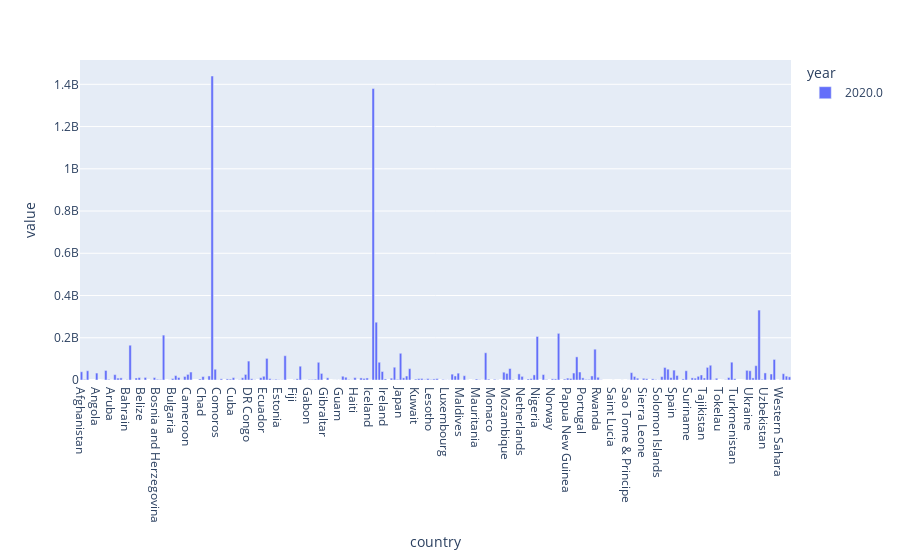

The code cell stored with this chart in its notebook:
### Code cell
pivot[pivot.index.isin([2020])].T.plot(kind='bar')

### Figure 1 — Plotly figure (JSON) as saved in the notebook; plotly's stock layout.template omitted (floating-point values rounded to 4 significant figures; data arrays with more than 128 entries replaced by an {"elided": "..."} marker saying what was removed)
{"data": [{"hovertemplate": "year=2020.0<br>country=%{x}<br>value=%{y}<extra></extra>", "legendgroup": "2020.0", "marker": {"color": "#636efa", "pattern": {"shape": ""}}, "name": "2020.0", "orientation": "v", "showlegend": true, "textposition": "auto", "type": "bar", "x": {"elided": "234 str values"}, "xaxis": "x", "y": {"elided": "234 float values"}, "yaxis": "y"}], "layout": {"barmode": "relative", "legend": {"title": {"text": "year"}, "tracegroupgap": 0}, "margin": {"t": 60}, "xaxis": {"anchor": "y", "domain": [0, 1], "title": {"text": "country"}}, "yaxis": {"anchor": "x", "domain": [0, 1], "title": {"text": "value"}}}}
